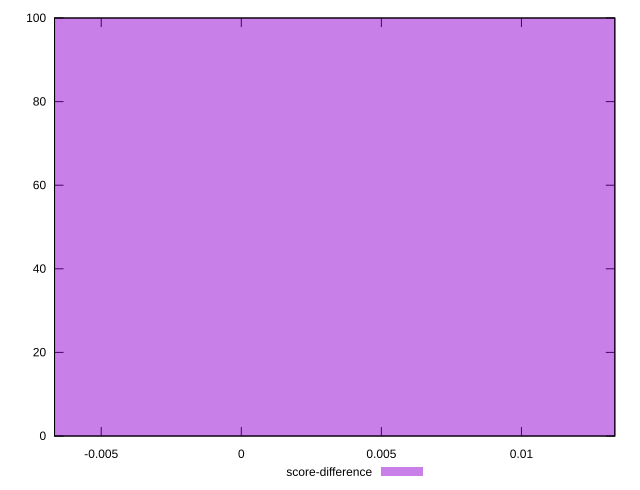

The script that saved this image:
reset

$scoreDifference <<EOF
0 100
EOF

set key outside below
set boxwidth 0.1
set xrange [-0.00666666666666659:0.01333333333333341]
set yrange [0:100]
set trange [0:100]
set style fill transparent solid 0.5 noborder
set terminal svg size 640, 490 enhanced background rgb 'white'
set output "reprap/uses-text-compression/samples/pages+cached+noexternal+noimg/score-difference/histogram.svg"

plot $scoreDifference title "score-difference" with boxes

reset
